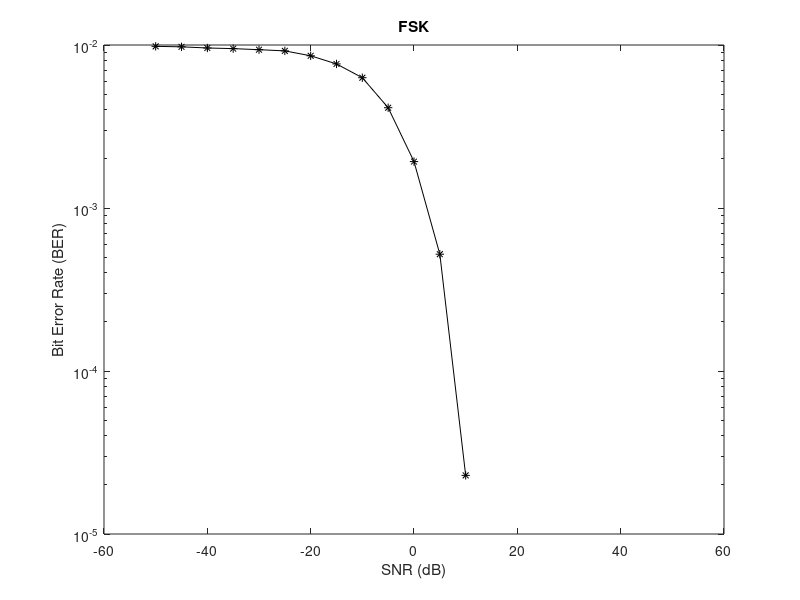
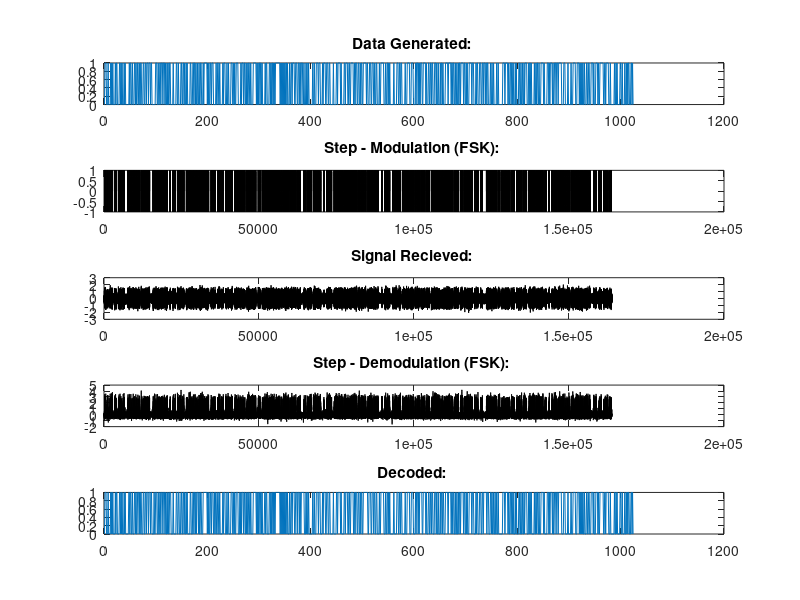

Here is the MATLAB script that generated these plots, in order:
close all; 
clear workspace;
clc;

% Given number of bits
nBits = 1024;
% Given carrier frequency
carrierFrequency = 10000; 
% Sampled at 16 times the frequency
samplingFrequency = 16 * carrierFrequency;
% Given data rate
dataRate = 1000;

% Generate the random signal
Signal = randi([0 1],1,nBits);
% Max timestamp
totalTime = nBits/dataRate;
% Calculate sampling period
samplingPeriod = 1/samplingFrequency;
% Calculate number of data points
nSteps = totalTime/samplingPeriod;
% Defining the time points
t = 0:samplingPeriod:totalTime;

% Define the 2 carrier functions
carrier1 = cos(2*pi*carrierFrequency*t);
carrier0 = cos(pi*carrierFrequency*t);

% Thresholds for the 6th order butterworth filter
[b,a] = butter(6,0.2);

% Find the transmitted signal
transmittedSignal = zeros([1 nSteps]);
count = 0;
% Calculating the number of samples per bit of signal
timePerBit = 1/dataRate;
noOfSamplesPerBit = timePerBit / samplingPeriod;
% Creating the sampled signal
for bit = Signal
    for i = 1:noOfSamplesPerBit
        count = count+1;
        transmittedSignal(count) = bit;
    end
end
transmittedSignal(count + 1) = transmittedSignal(count);

% Find the modulated signal
FSKmodulated1 = carrier1 .* (transmittedSignal == 1);
FSKmodulated2 = carrier0 .* (transmittedSignal == -1);
modulatedSig = FSKmodulated1 + FSKmodulated2;
% Calculating the signal power
sigPower = rms(modulatedSig)^2;

index = 0;
% Defining the SNR range
SNRvalues = -50:5:50;
meanBitError = zeros([1 length(SNRvalues)]);
% Iterating through the different SNR values
for SNR = SNRvalues
    index = index+1;
    bitErrorRate = zeros([1 nBits]);
    % Calculate noise power from SNR
    noisePower = sigPower/(10^(SNR/10));

    % Run the experiment for each sample 20 times
    for sample = 1:20
        % Generate the noise
        Noise = randn(1,length(modulatedSig));
        Noise = sqrt(noisePower) .* Noise;
        
        % Find the transmitted signal after noise
        transmittedFSK = modulatedSig+Noise;

        %Coherent demodulation of FSK
        BFSK_demod1 = transmittedFSK*2.* carrier1;
        BFSK1_filter = filtfilt(b,a,BFSK_demod1);
        BFSK_demod0 = transmittedFSK*2 .* carrier0;
        BFSK0_filter = filtfilt(b,a,BFSK_demod0);
        BFSK_demod = BFSK1_filter -BFSK0_filter ;

        count = 0;
        result = zeros([1 nBits]);
        % sampling
        for i = 20:noOfSamplesPerBit:length(BFSK_demod)
            count = count+1;
            result(count) = BFSK_demod(i);
        end

        % Applying threshold logic
        for i = 1:length(result)
            if result(i) >= 0.5
                result(i) = 1;
            else
                result(i) = 0;
            end
        end

        % Calculating error
        bitErrorRate(sample) = mean(result ~= Signal);
    end

    % Assigning to the mean error rate
    meanBitError(index) = mean(bitErrorRate);

    % Variable Plots
    if (SNR == 5)
        plotFSK = modulatedSig;
        plotFSKTransmit = transmittedFSK;
        plotLPfilterFSK = BFSK_demod;
        plotfinalResultFSK = result;
    end
end

% Plotting the mean BER vs SNR
figure(1)
semilogy(SNRvalues, meanBitError,'k-*');
xlabel('SNR (dB)');
ylabel('Bit Error Rate (BER)');
title('FSK');

hold off

% Plotting the different stages of FSK modulation and demodulation
figure(2);
titles = {'Data Generated: ', 'Step - Modulation (FSK): ', 'Signal Recieved: ','Step - Demodulation (FSK): ','Decoded: '}; 
subplot(5,1,1);plot(Signal);title('Data Generated: ');
subplot(5,1,2);plot(plotFSK,'k');title('Step - Modulation (FSK): ');
subplot(5,1,3);plot(plotFSKTransmit, 'k');title('Signal Recieved: ');
subplot(5,1,4);plot(plotLPfilterFSK, 'k');title('Step - Demodulation (FSK): ');
subplot(5,1,5);plot(plotfinalResultFSK);title('Decoded: ');
